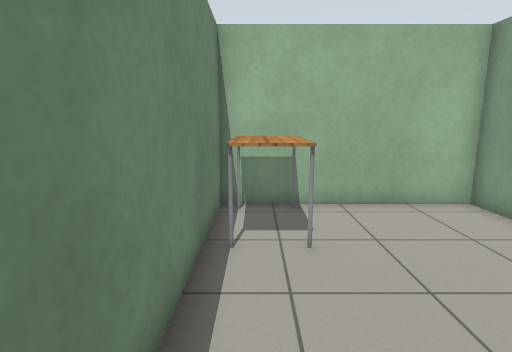
view 1 (above)

21 first-person views from a walk through a Gazebo world. The camera is 1.2 m above the floor, tilts 10° down and sees 80° across. The floor is counted in squares, 0.5 m on a side. Each view is taken from the middle of a square. On the plan, view 1 faces up. The plan holds only what a view shows up to about 18 squares ahead; the rest is blank. Simple patterns stand in for the simulator's built-in surfaces.

view 2
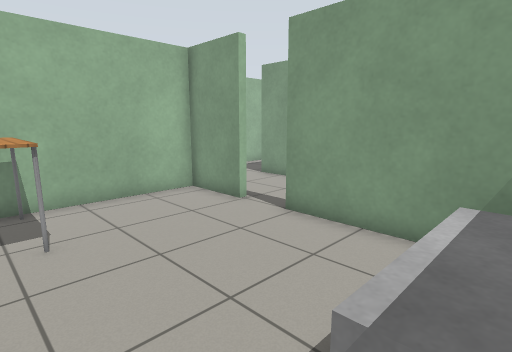

view 3
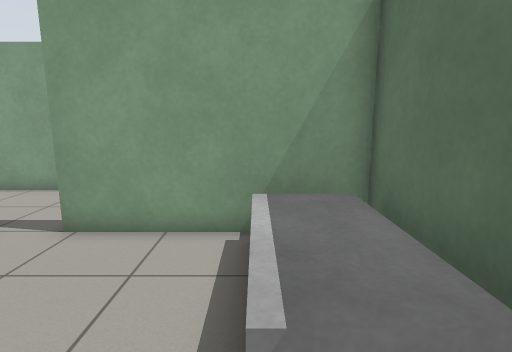

view 4
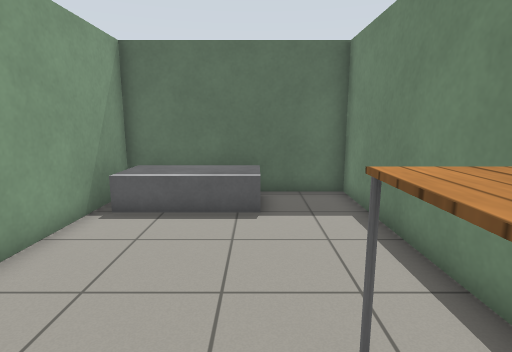

view 5
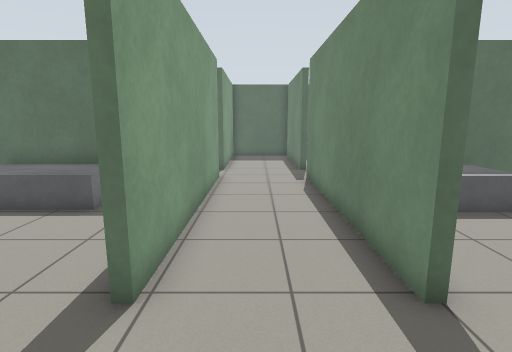

view 6
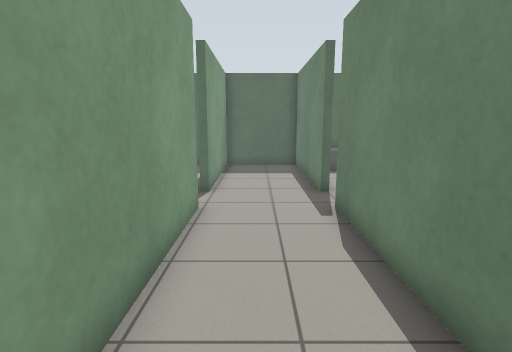

view 7
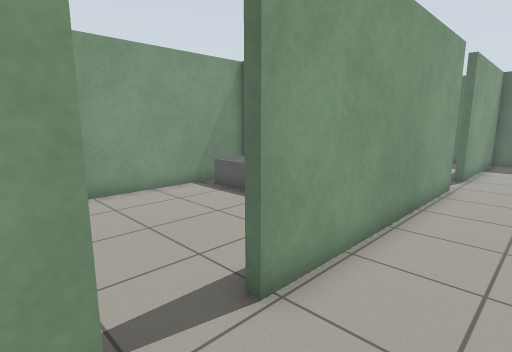

view 8
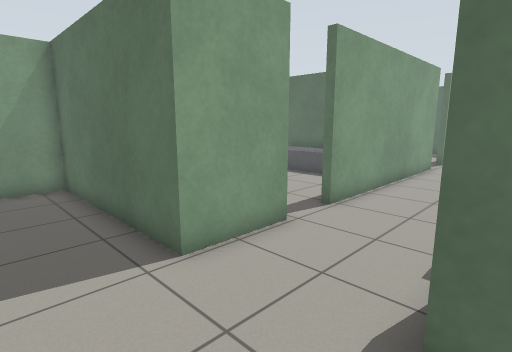

view 9
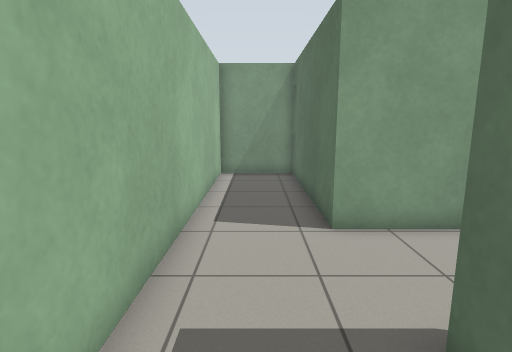

view 10
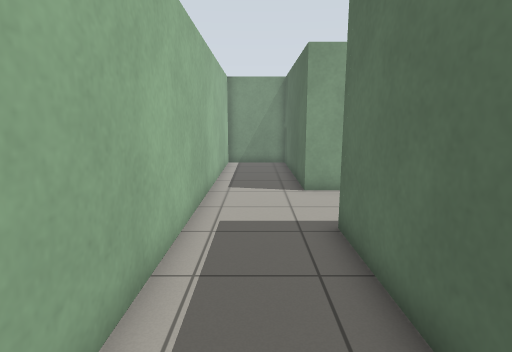

view 11
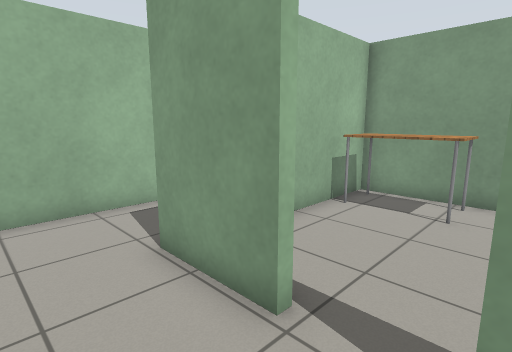

view 12
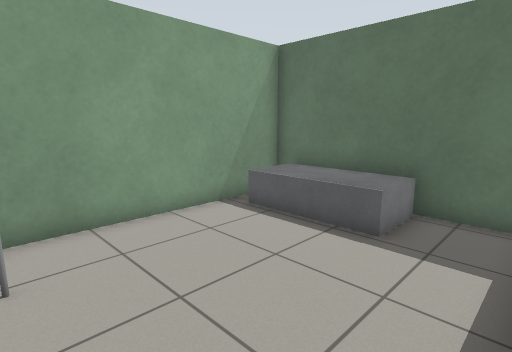

view 13
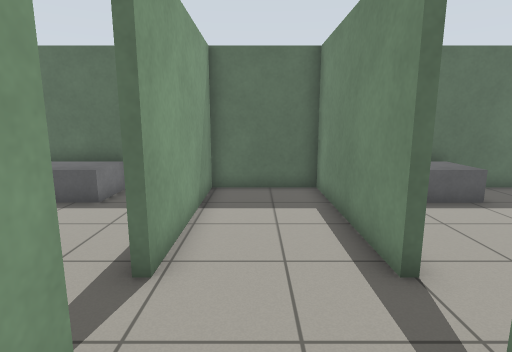

view 14
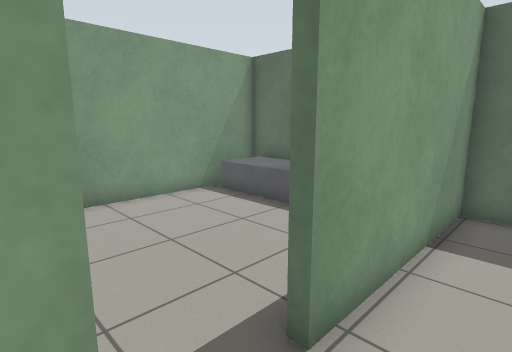

view 15
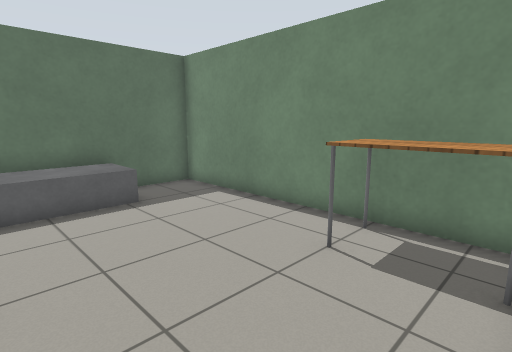

view 16
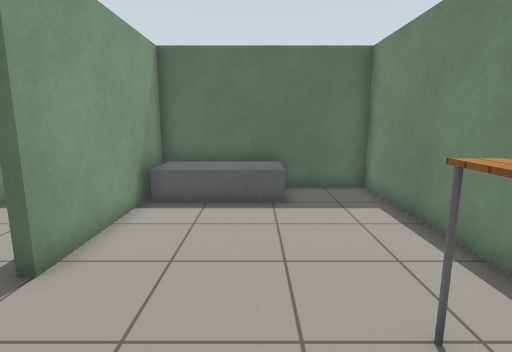

view 17
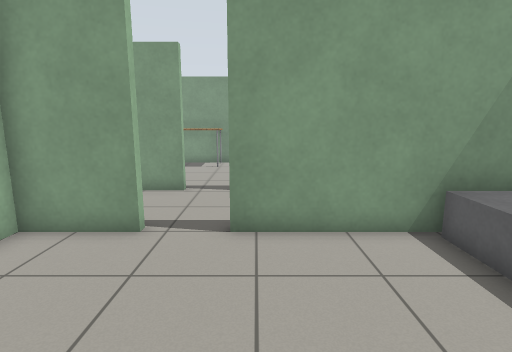

view 18
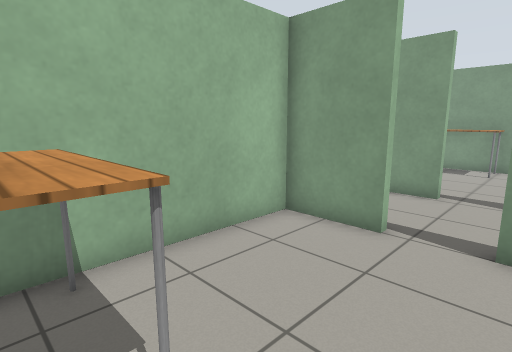

view 19
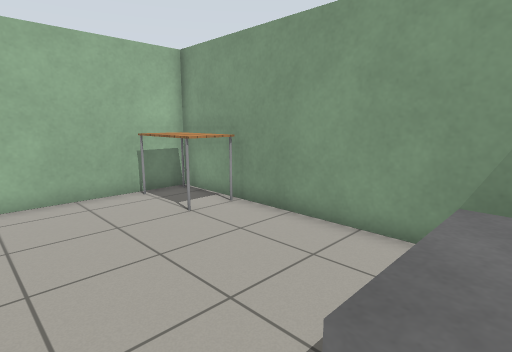

view 20
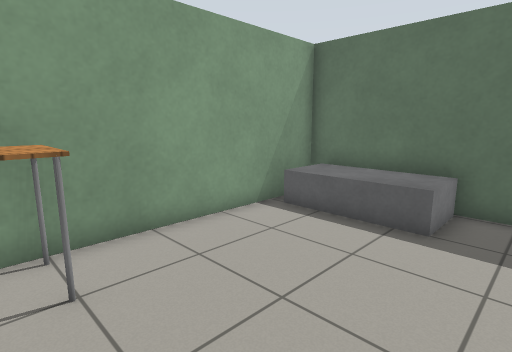

view 21
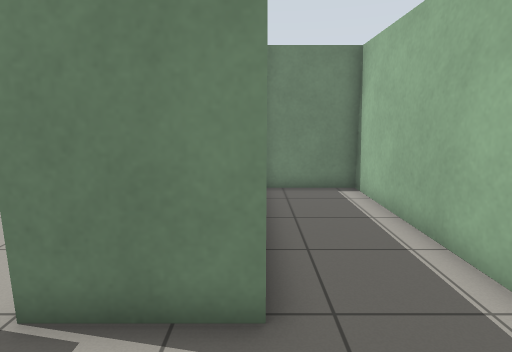

### Floor plan
Ten units are one square. View 1 is at (0, 0); x grows to the right and y downward. Boxes are objects, and circles mark ways between rooms. Rooms are numbered by the first view taken in them; rooms with no view inside come last. Other rooms are left out.
<svg viewBox="-16 -132 206 278">
<path fill="none" stroke="#000" d="M64 -60 64 -88 -11 -88 -11 24 25 24M64 25 64 -44M67 -44 67 55M106 -63 106 -94M106 -91 183 -91 183 -127 -11 -127 -11 -94M19 -91 67 -91 67 -60M106 55 106 -44M67 74 67 141 106 141 106 74M164 24 183 24 183 -54M115 24 135 24M183 -88 144 -88M64 55 64 26M25 27 2 27M-11 34 -11 141 64 141 64 74M135 27 127 27M183 27 164 27M121 141 183 141 183 66"/>
<rect x="-5" y="-85" width="20" height="30" fill="#bbb"><title>table</title></rect>
<rect x="15" y="-5" width="50" height="30" fill="#bbb"><title>grey box</title></rect>
<rect x="135" y="-5" width="40" height="30" fill="#bbb"><title>grey box</title></rect>
<rect x="155" y="-85" width="30" height="30" fill="#bbb"><title>table</title></rect>
<rect x="-5" y="35" width="20" height="30" fill="#bbb"><title>table</title></rect>
<rect x="15" y="115" width="50" height="20" fill="#bbb"><title>grey box</title></rect>
<rect x="135" y="115" width="40" height="20" fill="#bbb"><title>grey box</title></rect>
<rect x="165" y="35" width="20" height="30" fill="#bbb"><title>table</title></rect>
<circle cx="70" cy="-55" r="3" fill="#2a7"/>
<circle cx="110" cy="-55" r="3" fill="#2a7"/>
<circle cx="70" cy="130" r="3" fill="#2a7"/>
<circle cx="70" cy="65" r="3" fill="#2a7"/>
<circle cx="110" cy="65" r="3" fill="#2a7"/>
<circle cx="150" cy="25" r="3" fill="#2a7"/>
<text x="30" y="-30">1</text>
<text x="90" y="-40">2</text>
<text x="150" y="-30">3</text>
<text x="30" y="80">4</text>
<text x="150" y="80">5</text>
</svg>
Room 1 opens to room 2. Room 2 opens to room 3. Room 2 opens to room 4. Room 2 opens to room 5. Room 3 opens to room 5.

Where each view was taken, in squares from view 1:
view 1: 0 up, 0 right, facing up
view 2: 1 down, 0 right, facing up-right
view 3: 0 up, 0 right, facing right
view 4: 8 up, 2 right, facing down
view 5: 8 up, 9 right, facing down
view 6: 3 up, 9 right, facing down
view 7: 7 up, 8 right, facing down-right
view 8: 12 up, 6 right, facing down-right
view 9: 11 up, 4 right, facing right
view 10: 11 up, 0 right, facing right
view 11: 4 up, 8 right, facing up-right
view 12: 6 up, 11 right, facing down-right
view 13: 3 down, 9 right, facing down
view 14: 5 down, 9 right, facing down-right
view 15: 3 down, 6 right, facing down-left
view 16: 3 down, 3 right, facing down
view 17: 8 down, 0 right, facing right
view 18: 8 down, 0 right, facing up-right
view 19: 13 down, 12 right, facing up-right
view 20: 5 down, 12 right, facing down-right
view 21: 9 up, 10 right, facing left
